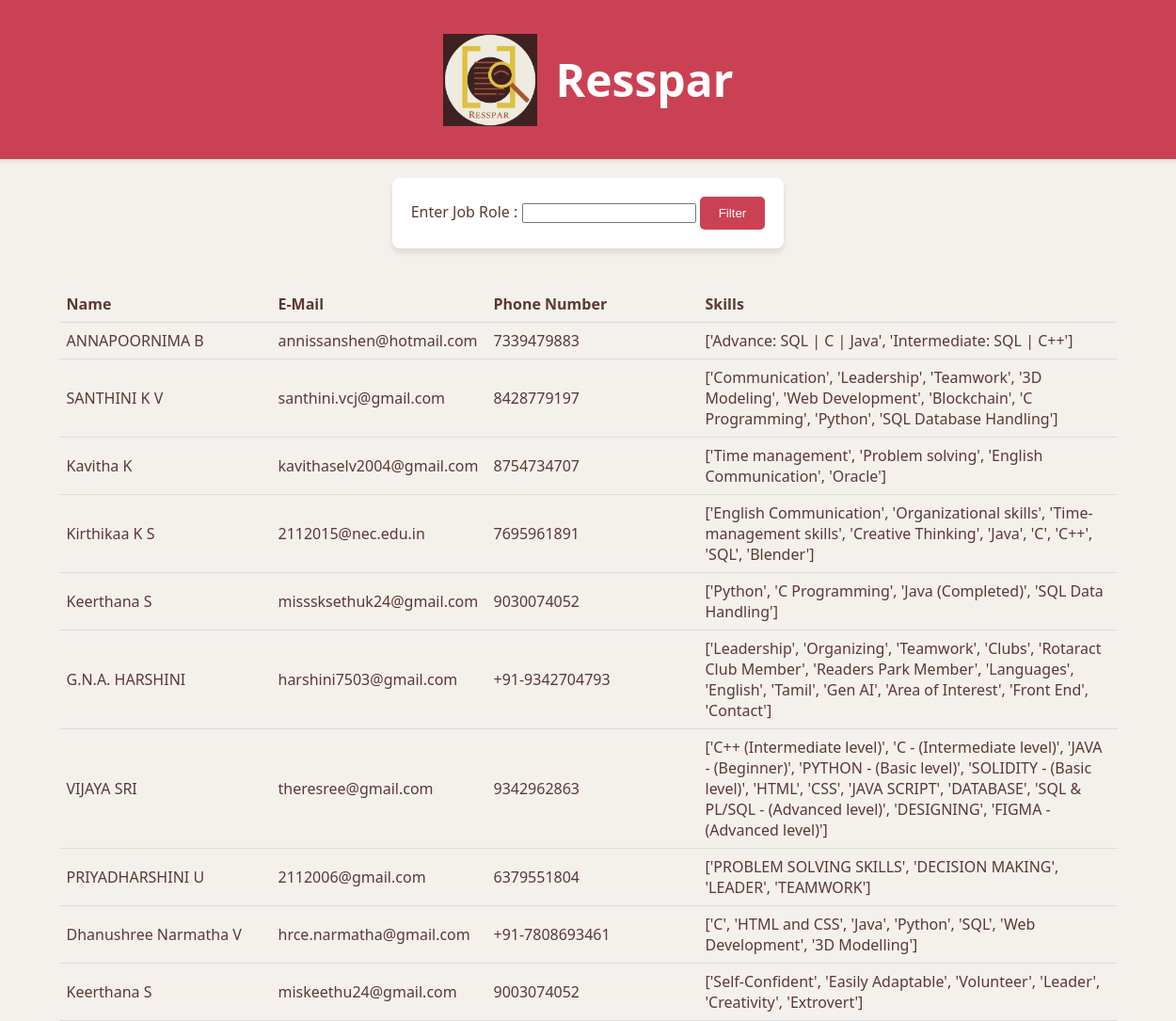
The app's page /filter with its own data.
### tables this page shows
CREATE TABLE resume (id TEXT,name TEXT,email TEXT,phone TEXT,skills TEXT);

### app.py (the view)
@app.route("/filter",methods=["GET"])
def filter():
    resumes = conn.execute("select * from resume;").fetchall()
    print(resumes)
    return render_template("filter.html",items=resumes)

### templates/filter.html (shortened to what this page needs)
<!DOCTYPE html>
<html lang="en">
<head>
</head>
<body>
    <div class="header">
        <img src="/static/logo1.jpg" alt="Resspar Logo">
        <h1>Resspar</h1>
    </div>
    <form class="upload-form" action="/filter" method="post" >
        Enter Job Role :
        <input name="job" type="text" ></input>
        <button type="submit">Filter</button>
    </form>
    <table style="width:90%">
        <tr>
          <th style="width:20%">Name</th>
          <th style="width:20%">E-Mail</th>
          <th style="width:20%">Phone Number</th>
          <th>Skills</th>
        </tr>
        {% for item in items %}
        <tr>
            <td>{{item[1]}}</td>
            <td>{{item[2]}}</td>
            <td>{{item[3]}}</td>
            <td>{{item[4]}}</td>
          </tr>
        {% endfor %}
      </table>
</body>
</html>

### templates/filter.html (style rules this page uses)
body { font-family: 'Segoe UI', Tahoma, Geneva, Verdana, sans-serif; background-color: #f4f0ec; color: #5a3a31; margin: 0; padding: 0; display: flex; flex-direction: column; align-items: center; }
.header { background-color: #cb4154; color: white; padding: 20px 40px; width: 100%; box-shadow: 0 2px 4px rgba(0, 0, 0, 0.1); display: flex; justify-content: center; align-items: center; }
.header img { width: 100px; height: auto; margin-right: 20px; }
.header h1 { font-size: 3em; }
.upload-form { margin: 20px; padding: 20px; background: white; border-radius: 8px; box-shadow: 0 4px 6px rgba(0,0,0,0.1); }
button { background-color: #cb4154; color: white; padding: 10px 20px; border: none; border-radius: 5px; cursor: pointer; }
table { margin-top: 20px; border-collapse: collapse; width: 100%; }
th, td { text-align: left; padding: 8px; border-bottom: 1px solid #ddd; }

### records on screen
resume: name "ANNAPOORNIMA B", email "annissanshen@hotmail.com", phone "7339479883", skills "['Advance: SQL | C | Java', 'Intermediate: SQL | C++']"
resume: name "SANTHINI K V", email "santhini.vcj@gmail.com", phone "8428779197", skills "['Communication', 'Leadership', 'Teamwork', '3D Modeling', 'Web Development', 'Blockchain', 'C Programming', 'Python', 'SQL Database Handling']"
resume: name "Kavitha K", email "kavithaselv2004@gmail.com", phone "8754734707", skills "['Time management', 'Problem solving', 'English Communication', 'Oracle']"
resume: name "Kirthikaa K S", email "2112015@nec.edu.in", phone "7695961891", skills "['English Communication', 'Organizational skills', 'Time-management skills', 'Creative Thinking', 'Java', 'C', 'C++', 'SQL', 'Blender']"
resume: name "Keerthana S", email "misssksethuk24@gmail.com", phone "9030074052", skills "['Python', 'C Programming', 'Java (Completed)', 'SQL Data Handling']"
resume: name "G.N.A. HARSHINI", email "harshini7503@gmail.com", phone "+91-9342704793", skills "['Leadership', 'Organizing', 'Teamwork', 'Clubs', 'Rotaract Club Member', 'Readers Park Member', 'Languages', 'English', 'Tamil', 'Gen AI', 'Area of Interest', 'Front End', 'Contact']"
resume: name "VIJAYA SRI", email "theresree@gmail.com", phone "9342962863", skills "['C++ (Intermediate level)', 'C - (Intermediate level)', 'JAVA - (Beginner)', 'PYTHON - (Basic level)', 'SOLIDITY - (Basic level)', 'HTML', 'CSS', 'JAVA SCRIPT', 'DATABASE', 'SQL & PL/SQL - (Advanced level)', 'DESIGNING', 'FIGMA - (Advanced level)']"
resume: name "PRIYADHARSHINI U", email "2112006@gmail.com", phone "6379551804", skills "['PROBLEM SOLVING SKILLS', 'DECISION MAKING', 'LEADER', 'TEAMWORK']"
resume: name "Dhanushree Narmatha V", email "hrce.narmatha@gmail.com", phone "+91-7808693461", skills "['C', 'HTML and CSS', 'Java', 'Python', 'SQL', 'Web Development', '3D Modelling']"
resume: name "Keerthana S", email "miskeethu24@gmail.com", phone "9003074052", skills "['Self-Confident', 'Easily Adaptable', 'Volunteer', 'Leader', 'Creativity', 'Extrovert']"
